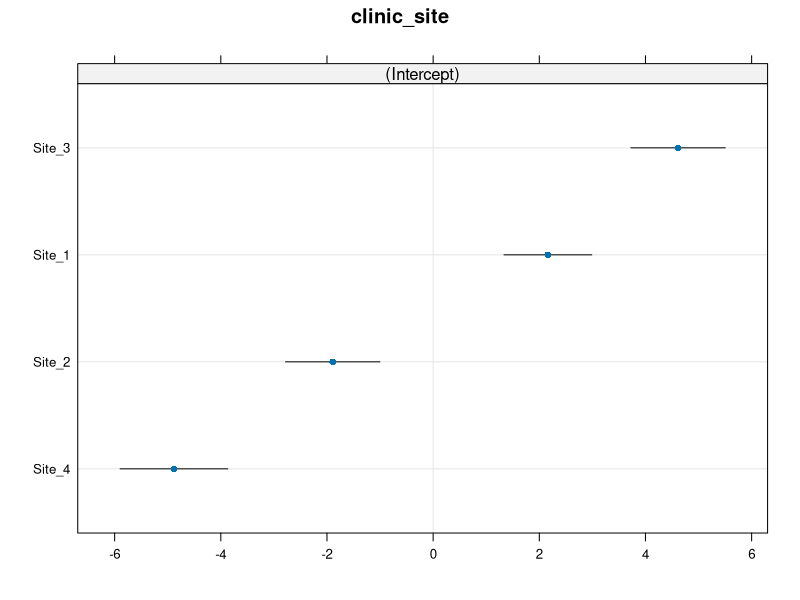

Here is the R script that generated this plot:
# Load necessary libraries
library(lme4)
library(lattice)
library(ggplot2)

# Load the dataset
data <- read.csv('./clinical_trial_data.csv')

# Define the formula for the linear mixed model
formula <- bp_reduction ~ age + treatment + (1|clinic_site)

# Fit the linear mixed model
model <- lmer(formula, data = data)

# Extract the random effects
re <- ranef(model)

# Print the caterpillar plot of the random effects
print(dotplot(re))

# Print the summary of the linear mixed model
print(summary(model))
